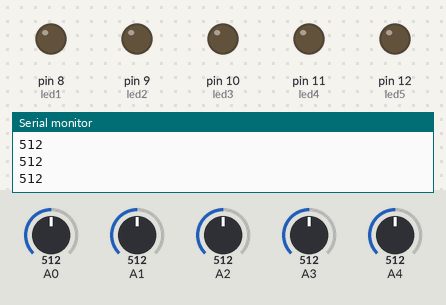
The sketch below on a simulated Arduino Uno, built with avr-gcc and run on an emulated ATmega328P. On the bench: output pins drawn as LEDs (lit = HIGH), the last lines printed to the serial monitor. Inputs (shaded band) come from the test bench; at power-on: A2 = 512, A0 = 512, A1 = 512, A3 = 512, A4 = 512.

Above: at 1.2 s.
1.3 s: A2 set to 67
2.8 s: A2 set to 56
At 4.0 s:
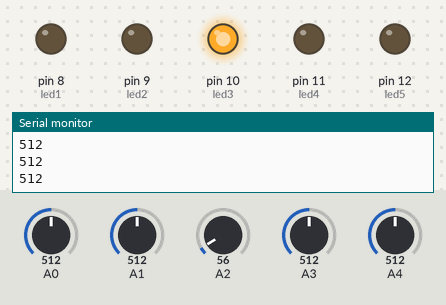
4.3 s: A0 set to 33
5.8 s: A0 set to 28
At 6.7 s:
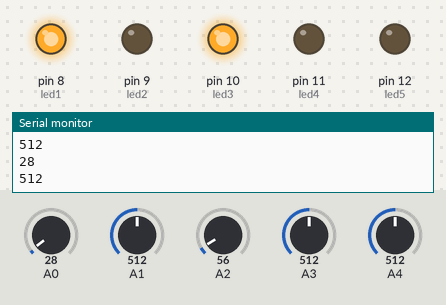
7.3 s: A1 set to 34
8.8 s: A1 set to 27
At 9.9 s:
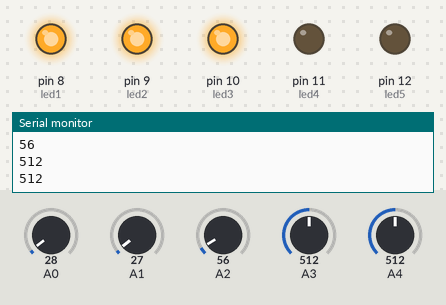
Timing chart, 0 to 11.3 s (numbered marks = the images above; inputs shaded):
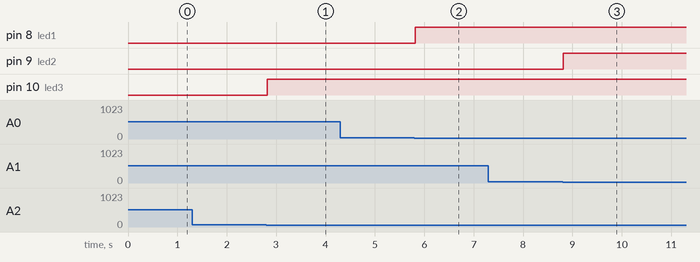

Measured:
- the behaviour switches between 61 and 60 on A2 (found by bisection; images 0 and 1)
- the behaviour switches between 31 and 30 on A0 (found by bisection; images 1 and 2)
- the behaviour switches between 31 and 30 on A1 (found by bisection; images 2 and 3)
- after the input at 2.8 s, pin 10 (led3): LOW → HIGH at once
- after the input at 5.8 s, pin 8 (led1): LOW → HIGH at once
- after the input at 8.8 s, pin 9 (led2): LOW → HIGH at once

The sketch:

Conveyor_Belt.ino
```cpp
int led1 = 8;
int led2 = 9;
int led3 = 10;
int led4 = 11;
int led5 = 12;

int ldr1 = A0;
int ldr2 = A1;
int ldr3 = A2;
int ldr4 = A3;
int ldr5 = A4;

int ldr1status;
int ldr2status;
int ldr3status;
int ldr4status;
int ldr5status;


void setup() {
  pinMode(8,OUTPUT);
  pinMode(A0,INPUT);

  pinMode(9,OUTPUT);
  pinMode(A1,INPUT);

  pinMode(10,OUTPUT);
  pinMode(A2,INPUT);

  pinMode(11,OUTPUT);
  pinMode(A3,INPUT);

  pinMode(12,OUTPUT);
  pinMode(A4,INPUT);


  Serial.begin(9600);

}

void loop() {
  ldr1status = analogRead (A0);
  Serial.println(ldr1status);

  if(ldr1status <= 30)
  {
    digitalWrite(led1,HIGH);
  }
  else
  {
    digitalWrite(led1,LOW);
  }

    ldr2status = analogRead (A1);
  Serial.println(ldr2status);

  if(ldr2status <= 30)
  {
    digitalWrite(led2,HIGH);
  }
  else
  {
    digitalWrite(led2,LOW);
  }

    ldr3status = analogRead (A2);
  Serial.println(ldr3status);

  if(ldr3status <= 60)
  {
    digitalWrite(led3,HIGH);
  }
  else
  {
    digitalWrite(led3,LOW);
  }


    ldr4status = analogRead (A3);
  Serial.println(ldr4status);

  if(ldr4status <= 30)
  {
    digitalWrite(led4,HIGH);
  }
  else
  {
    digitalWrite(led4,LOW);
  }


  ldr5status = analogRead (A4);
  Serial.println(ldr5status);

  if(ldr5status <= 15)
  {
    digitalWrite(led5,HIGH);
  }
  else
  {
    digitalWrite(led5,LOW);
  }


}
```
